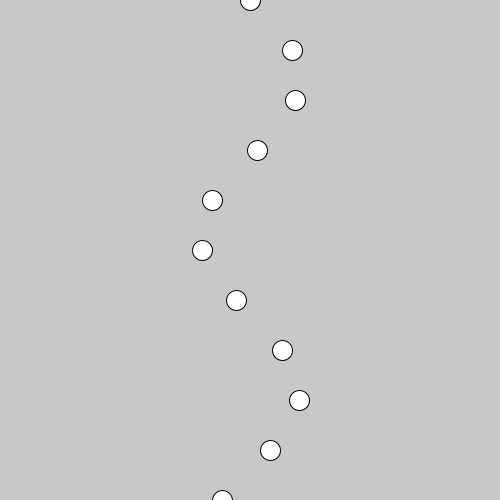
Frame 1 (no input)
Frame 60 (the mouse pressed at the canvas centre just before this capture): identical to frame 1, image omitted
Frame 120 (the mouse held since frame 60 and released just before this capture): identical to frame 1, image omitted

The Processing sketch that drew this single still picture (run headless with seeded random() and noise(); from frame 60 on, the mouse is pressed at the canvas centre):

// Processing sketch: sketch_1
// ── sketch_1.pde
// change the number of ellipses to 100.
// make sure they are mapped to the screen height.
// change the value going into sin() to make a moving wave over time.
// change the amplitude of the wave to fit the whole screen

void setup() {
  size(500, 500);
}

void draw() {
  background(200);
  for (int i = 0; i <= 10; i++) {
    ellipse(width/2 + sin(i) * 50, map(i, 0, 10, 0, height), 20, 20);
  }
}
